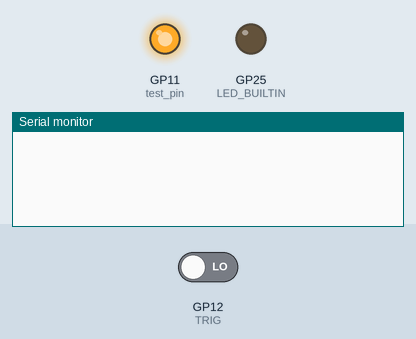
The sketch below on a simulated Raspberry Pi Pico. Parts: output pins drawn as LEDs (lit = HIGH), the last lines printed to the serial monitor. The inputs (shaded band) are chosen by the test bench; at power-on: GP12 (TRIG) LOW. The local clock reads 2024-03-15 10:24:30 at power-on unless the sketch sets it; storage starts empty.

Above: at 1.2 s.
1.3 s: GP12 (TRIG) driven HIGH
At 2.0 s:
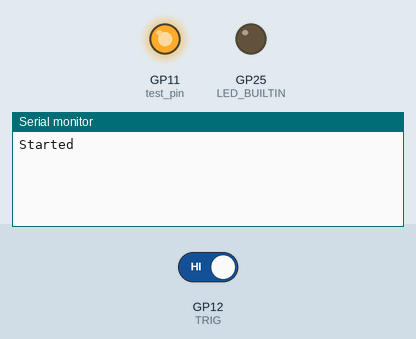
2.8 s: GP12 (TRIG) driven LOW
At 3.2 s:
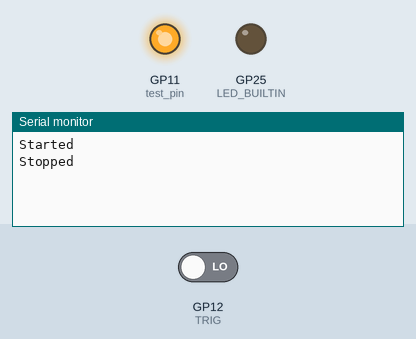

The sketch:

main.ino
```cpp
#include <Wire.h>
#include "RTClib.h"
#include <SPI.h>
#include <SD.h>

#define TRIG 12

RTC_DS1307 rtc;
File logFile;

DateTime now;

bool trigger = false,
     isOpen = false,
     hasWritten = false; // check if file is open

void setup()
{
    Wire.setSDA(0);
    Wire.setSCL(1);
    Serial.begin(9600);

    pinMode(11, OUTPUT); // test pin
    digitalWrite(11, 1);

    pinMode(LED_BUILTIN, OUTPUT);
    pinMode(TRIG, INPUT_PULLDOWN);

    while (!rtc.begin())
    {
        Serial.println("Couldn't connect to rtc!"); // write to sd
        digitalWrite(LED_BUILTIN, 1);
        delay(500);
        digitalWrite(LED_BUILTIN, 0);
        delay(500);
    }
    if (!rtc.isrunning())
    {
        Serial.println("Time needs to be set!");
        initRTC();
    }
    while (!SD.begin(4))
    {
        Serial.println("SD initialization failed!");
        digitalWrite(LED_BUILTIN, 1);
        delay(2000);
    }
    digitalWrite(LED_BUILTIN, 0);

    attachInterrupt(TRIG, ISR, CHANGE);
}
void ISR()
{
    if (digitalRead(TRIG))
        trigger = true;
    else
        trigger = false;
}
// void blinkLed(int delay)
// {
// }

void initRTC()
{
    Serial.println("Enter \"sys\" to set the system date and time, send anything to set date and time manually.");
    while (!Serial.available())
        ;
    String data = Serial.readString();
    if (data.equalsIgnoreCase("sys"))
        rtc.adjust(DateTime(F(__DATE__), F(__TIME__)));
    else
    {
        Serial.println("Enter the date and time, format:(YY MM DD Hour Minute Second) in numericals");
        while (!Serial.available() > 0)
            ;
        data = Serial.readString();
        String dateNtime[6], field_val = "";
        for (int i = 0, field = 0; i <= data.length(); i++)
        {
            if (data[i] != ' ' && i != data.length())
                field_val += data[i];
            else
            {
                dateNtime[field++] = field_val;
                field_val = "";
                if (i == data.length() && field != 5)
                {
                    Serial.println("Incorrect format! Retry.");
                    initRTC();
                }
            }
        }
        rtc.adjust(DateTime(dateNtime[0].toInt(), dateNtime[1].toInt(), dateNtime[2].toInt(), dateNtime[3].toInt(), dateNtime[4].toInt(), dateNtime[5].toInt()));
    }
}

void loop()
{
    now = rtc.now();
    if (trigger && !hasWritten)
    {
        if (!isOpen)
        {
            openFile();
        }
        else
        {
            Serial.println("Started");
            logFile.println("STARTED -> DATE: " + String(now.day()) + " TIME: " + String(now.hour()) + ":" + String(now.minute()) + ":" + String(now.second()));
            logFile.close();
            hasWritten = true;
            isOpen = false;
        }
    }
    else if (!trigger && hasWritten)
    {
        if (!isOpen)
        {
            openFile();
        }
        else
        {
            Serial.println("Stopped");
            logFile.println("STOPPED -> DATE: " + String(now.day()) + " TIME: " + String(now.hour()) + ":" + String(now.minute()) + ":" + String(now.second()));
            logFile.close();
            hasWritten = false;
            isOpen = false;
        }
    }
}

void openFile()
{
    String filename = String(now.month()) + "-" + String(now.year()) + ".txt";
    logFile = SD.open(filename, FILE_WRITE);
    if (!logFile)
    {
        digitalWrite(LED_BUILTIN, 1);
        delay(200);
        digitalWrite(LED_BUILTIN, 0);
        delay(200);
    }
    else
        isOpen = true;
}
```

Measured:
- after the input at 1.3 s, the serial monitor: prints a new line at once (image 1)
- after the input at 2.8 s, the serial monitor: prints a new line at once (image 2)
